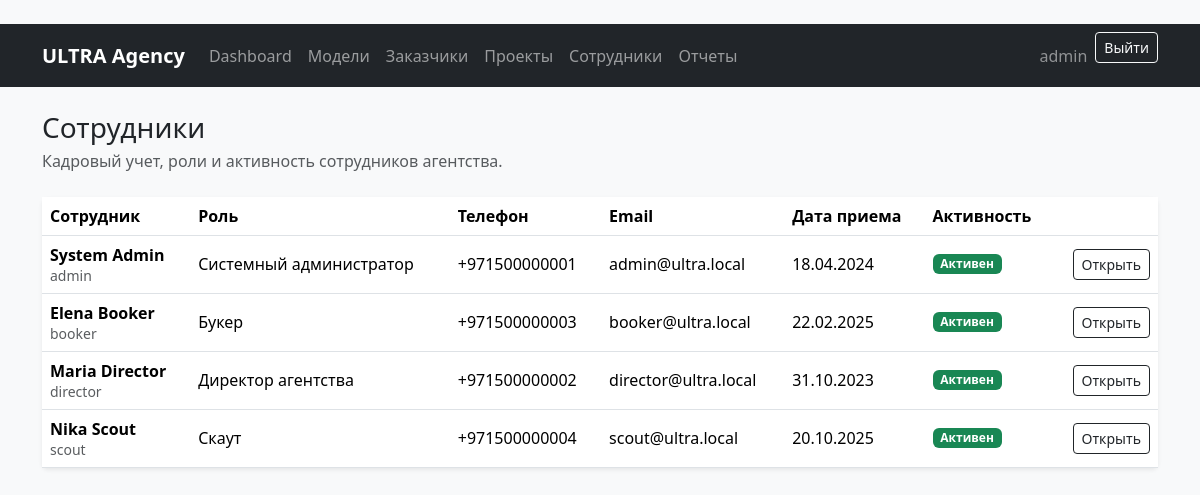
The page /employees/ (signed in) on the database as committed earlier.
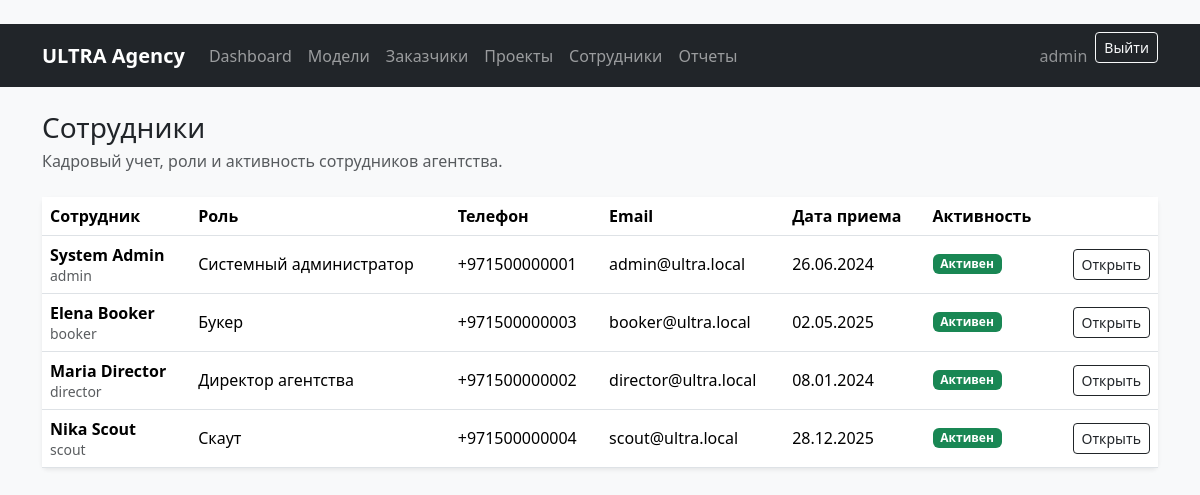
The same page on the database as committed later.
### employees/models.py (models this page shows)
class EmployeeProfile(models.Model):
    class Role(models.TextChoices):
        DIRECTOR = 'director', 'Директор агентства'
        BOOKER = 'booker', 'Букер'
        SCOUT = 'scout', 'Скаут'
        ADMIN = 'admin', 'Системный администратор'
    user = models.OneToOneField(
        settings.AUTH_USER_MODEL,
        on_delete=models.CASCADE,
        related_name='employee_profile',
        verbose_name='Пользователь',
    )
    role = models.CharField(
        'Роль',
        max_length=20,
        choices=Role.choices,
        default=Role.SCOUT,
    )
    phone = models.CharField('Телефон', max_length=30, blank=True)
    hire_date = models.DateField('Дата приема', null=True, blank=True)
    is_active = models.BooleanField('Активен', default=True)
    notes = models.TextField('Заметки', blank=True)
    class Meta:
        verbose_name = 'Профиль сотрудника'
        verbose_name_plural = 'Профили сотрудников'
        ordering = ['user__last_name', 'user__first_name', 'user__username']
    def __str__(self):
        full_name = self.user.get_full_name()
        return full_name or self.user.get_username()

### employees/views.py (the view)
# urls.py: path('', EmployeeListView.as_view(), name='employee_list'),
class EmployeeListView(EmployeeSectionRequiredMixin, ListView):
    model = EmployeeProfile
    template_name = 'employees/employee_list.html'
    context_object_name = 'employees'
    paginate_by = 20
    def get_queryset(self):
        return EmployeeProfile.objects.select_related('user')
    def get_context_data(self, **kwargs):
        context = super().get_context_data(**kwargs)
        context['role_choices'] = EmployeeProfile.Role.choices
        return context

### core/mixins.py (called while the page is built)
    def test_func(self):
        return user_has_any_role(self.request.user, self.allowed_roles)

### core/permissions.py (called while the page is built, shortened)
def get_user_role(user):
    if not user.is_authenticated or not user.is_active:
        return None
    if user.is_superuser:
        return ROLE_ADMIN

def user_has_any_role(user, roles):
    role = get_user_role(user)
    return role in roles

### templates/employees/employee_list.html (shortened to what this page needs)
{% extends 'base.html' %}
{% block content %}
<div class="d-flex flex-column flex-md-row justify-content-between gap-3 mb-4">
    <div>
        <h1 class="h3 mb-1">Сотрудники</h1>
        <p class="text-muted mb-0">Кадровый учет, роли и активность сотрудников агентства.</p>
    </div>
</div>
{% if employees %}
    <div class="card border-0 shadow-sm">
        <div class="table-responsive">
            <table class="table align-middle mb-0">
                <thead>
                <tr>
                    <th>Сотрудник</th>
                    <th>Роль</th>
                    <th>Телефон</th>
                    <th>Email</th>
                    <th>Дата приема</th>
                    <th>Активность</th>
                    <th></th>
                </tr>
                </thead>
                <tbody>
                {% for employee in employees %}
                    <tr>
                        <td>
                            <strong>{{ employee }}</strong>
                            <div class="small text-muted">{{ employee.user.username }}</div>
                        </td>
                        <td>{{ employee.get_role_display }}</td>
                        <td>{{ employee.phone|default:'Не указан' }}</td>
                        <td>{{ employee.user.email|default:'Не указан' }}</td>
                        <td>{{ employee.hire_date|date:'d.m.Y'|default:'Не указана' }}</td>
                        <td>
                            {% if employee.is_active and employee.user.is_active %}
                                <span class="badge text-bg-success">Активен</span>
                            {% else %}
                                <span class="badge text-bg-secondary">Неактивен</span>
                            {% endif %}
                        </td>
                        <td class="text-end">
                            <a class="btn btn-outline-dark btn-sm" href="{% url 'employees:employee_detail' employee.pk %}">Открыть</a>
                        </td>
                    </tr>
                {% endfor %}
                </tbody>
            </table>
        </div>
    </div>
{% endif %}
{% endblock %}

Rows that differ between the two databases and show on the page:
changed EmployeeProfile "Системный администратор": hire_date "18.04.2024" → "26.06.2024"
changed EmployeeProfile "Букер": hire_date "22.02.2025" → "02.05.2025"
changed EmployeeProfile "Директор агентства": hire_date "31.10.2023" → "08.01.2024"
changed EmployeeProfile "Скаут": hire_date "20.10.2025" → "28.12.2025"
